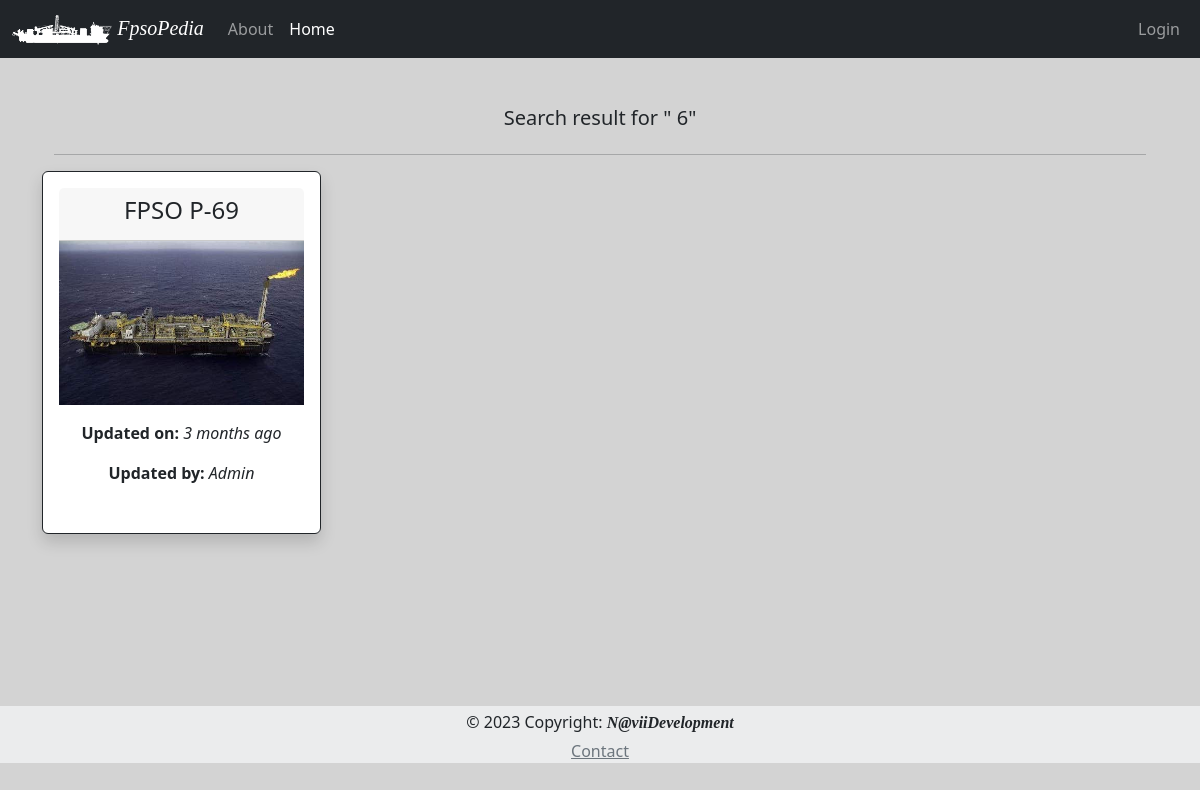
The app's page /search/6, older data.
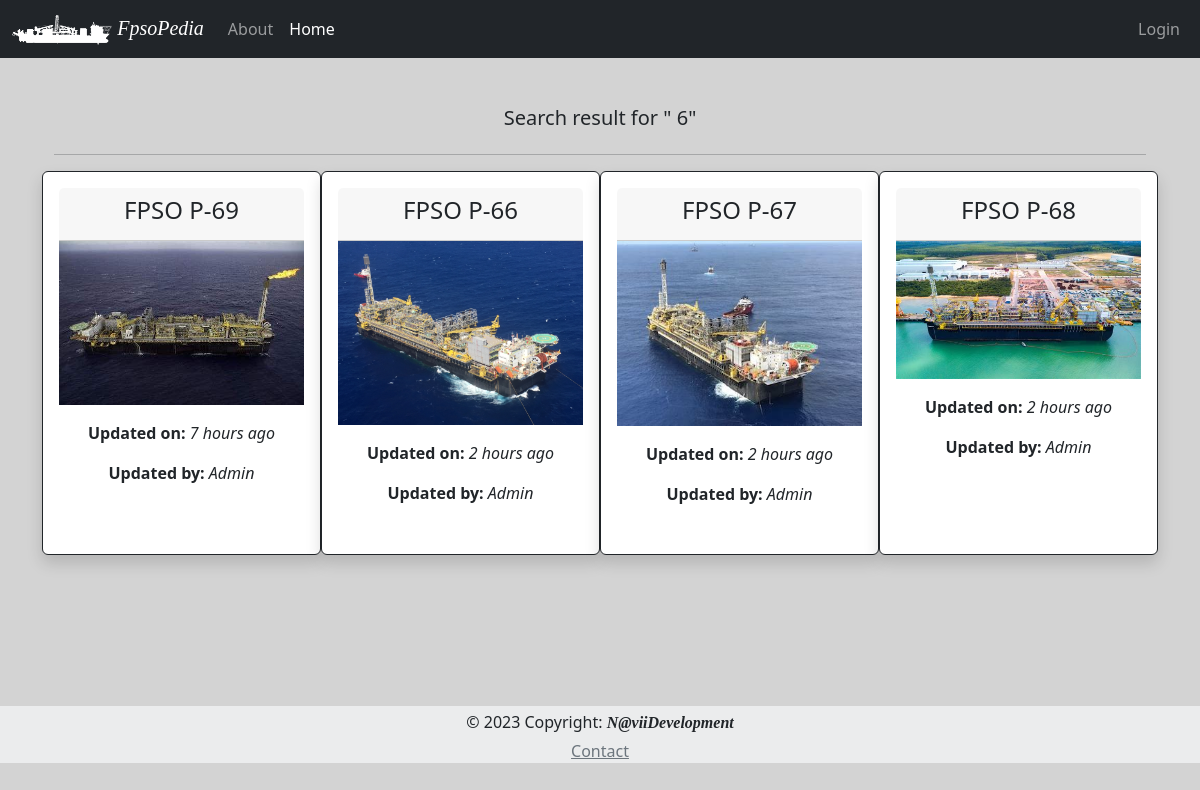
The same page, newer data.
### App/models.py (models this page shows, shortened)
class Fpso(db.Model):
    id = db.Column(db.Integer, primary_key=True)
    fpso_owner = db.Column(db.String, index=True, default="None")
    timestamp = db.Column(db.DateTime, default=datetime.utcnow)
    fpso_name = db.Column(db.String, unique=True, index=True)
    fpso_basin = db.Column(db.String, default="None", nullable = True)
    fpso_img_name = db.Column(db.String, default="default_fpso_card")
    fpso_remarks = db.Column(db.String, default="None")
    fpso_psn_lat_deg = db.Column(db.String, nullable = True)
    fpso_psn_lat_min = db.Column(db.String, nullable = True)
    fpso_psn_lat_sec = db.Column(db.String, nullable = True)
    fpso_psn_lat_NS = db.Column(db.String, default="S", nullable = True)
    fpso_psn_long_deg = db.Column(db.String, nullable = True)
    fpso_psn_long_min = db.Column(db.String, nullable = True)
    fpso_psn_long_sec = db.Column(db.String, nullable = True)
    fpso_psn_long_WE = db.Column(db.String, default="W", nullable = True)
    fpso_hdg = db.Column(db.String, nullable = True)
    fpso_disch_rate = db.Column(db.String, nullable = True)
    fpso_vhf = db.Column(db.String, default="None", nullable = True)
    fpso_email_1 = db.Column(db.String, default="fpso@example.com", nullable = True)
    fpso_email_2 = db.Column(db.String, default="fpso@example.com", nullable = True)
    fpso_email_3 = db.Column(db.String, default="fpso@example.com", nullable = True)
    fpso_email_4 = db.Column(db.String, default="fpso@example.com", nullable = True)
    fpso_email_5 = db.Column(db.String, default="fpso@example.com", nullable = True)
    cargo_name = db.Column(db.String, nullable = True)
    cargo_API = db.Column(db.String, nullable = True)
    cargo_dens = db.Column(db.String, nullable = True)
    cargo_temp = db.Column(db.String, nullable = True)
    cargo_bsw = db.Column(db.String, nullable = True)
    cargo_line_displ_fwd = db.Column(db.String, nullable = True)
    cargo_Hose_Flush_fwd = db.Column(db.String, nullable = True)
    cargo_line_displ_aft = db.Column(db.String, nullable = True)
    cargo_Hose_Flush_aft = db.Column(db.String, nullable = True)
    cargo_info = db.Column(db.String, nullable = True)
    darps_ID_fwd = db.Column(db.String, nullable = True)
    darps_1_tdma_fwd = db.Column(db.String, nullable = True)
    darps_2_tdma_fwd = db.Column(db.String, nullable = True)
    darps_info_fwd = db.Column(db.String, nullable = True)
    darps_1_ts_fwd = db.Column(db.String, nullable = True)
    darps_2_ts_fwd= db.Column(db.String, nullable = True)
    darps_ID_aft = db.Column(db.String, nullable = True)
    darps_1_tdma_aft = db.Column(db.String, nullable = True)
    darps_2_tdma_aft = db.Column(db.String, nullable = True)
    darps_info_aft = db.Column(db.String, nullable = True)
    darps_1_ts_aft = db.Column(db.String, nullable = True)
    darps_2_ts_aft= db.Column(db.String, nullable = True)
    artemis_address_code_fwd = db.Column(db.String, nullable = True)
    artemis_freq_pair_fwd = db.Column(db.String, nullable = True)
    artemis_info_fwd = db.Column(db.String, nullable = True)
    fanbeam_info_fwd = db.Column(db.String, nullable = True)
    radius_info_fwd = db.Column(db.String, nullable = True)
    artemis_address_code_aft = db.Column(db.String, nullable = True)
    artemis_freq_pair_aft = db.Column(db.String, nullable = True)
    artemis_info_aft = db.Column(db.String, nullable = True)
    fanbeam_info_aft = db.Column(db.String, nullable = True)
    radius_info_aft = db.Column(db.String, nullable = True)

### App/routes.py (the view)
@app.route('/search/<fpso>', methods=['GET', 'POST'])
def search(fpso):
    form = SearchForm()
    search_FPSO = Fpso.query.filter(Fpso.fpso_name.like('%' + fpso + '%')).all()
    return render_template('search.html', fpso=search_FPSO, form=form, fp=fpso)

### App/templates/search.html (shortened to what this page needs)
{% extends "base.html" %}
{% set active_page = 'index' %}
{% block content %}
<div class="container">
    <div class="row justify-content-center">
        <h5>Search result for " {{ fp }}"</h5>
    </div>
    <hr>
    <div class="row">
        {% if fpso %}
            {% for fpso in fpso %}
                {% include '_fpso.html' %}
            {% endfor %}
        {% else %}
            <p class="text-center text-muted">There is no FPSO with this name. Try again!!!</p>
        {% endif %}
    </div>
</div>
{% endblock %}

### App/templates/_fpso.html (shortened to what this page needs)
{% set logo = fpso.fpso_img_name %}
<div class="card border-dark mb-3 col-12 col-lg-3 shadow p-3 bg-body rounded">
  <div class="card-header ">
    <h4>{{ fpso.fpso_name }}</h4>
  </div>
    <div class="row">
      <img src="{{ url_for('static', filename='img/{}.jpg'.format(logo)) }}" class="rounded float-start" alt="FPSO Image">
      <div class="col">
        <div class="card-body text-dark">
        <p class="card-text"><b>Updated on:</b> <em>{{ moment(fpso.timestamp).fromNow(refresh=True) }}</em></p>
        <p class="card-text"><b>Updated by:</b>  <em>{{ fpso.fpso_owner }}</em></p>
      </div>
    </div>
  </div>
</div>

Row changes from the older to the newer data that the page shows:
changed Fpso "FPSO P-69": timestamp "3 months ago" → "7 hours ago"
added Fpso: fpso_name "FPSO P-66", fpso_img_name (picture), timestamp "2 hours ago", fpso_owner "Admin"
added Fpso: fpso_name "FPSO P-67", fpso_img_name (picture), timestamp "2 hours ago", fpso_owner "Admin"
added Fpso: fpso_name "FPSO P-68", fpso_img_name (picture), timestamp "2 hours ago", fpso_owner "Admin"
